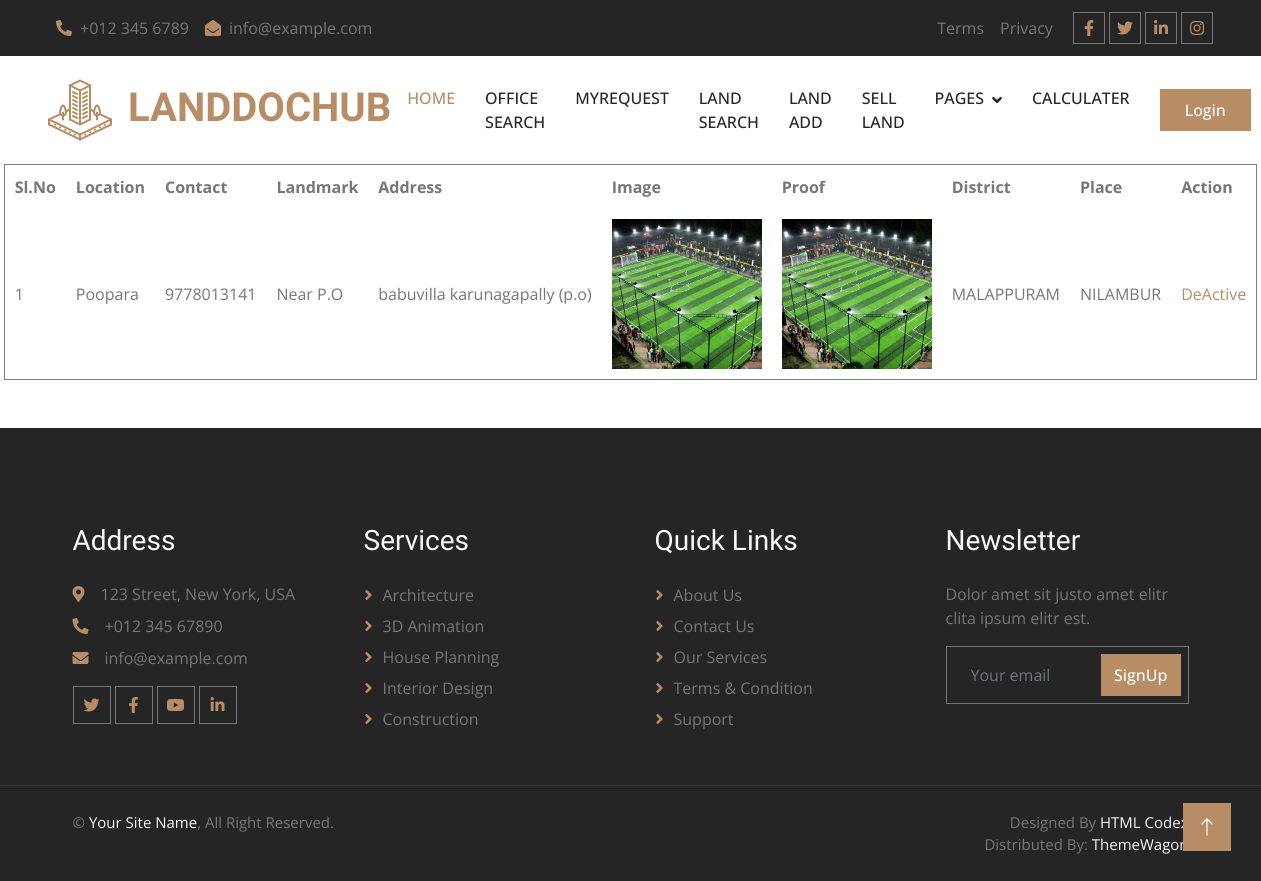
Screenshot of /User/LandListAccepted/ (signed in) with the database file from the repository.
### User/models.py (models this page shows)
class tbl_sellingland(models.Model):
   land_location=models.CharField(max_length=50)
   land_contact=models.IntegerField(null=True)
   land_landmark=models.EmailField(max_length=50)
   land_address=models.CharField(max_length=50)
   place=models.ForeignKey(tbl_place,on_delete=models.CASCADE)
   user = models.ForeignKey(tbl_user, on_delete=models.CASCADE)
   land_landimage=models.FileField(upload_to='Assests/LandImage/')
   land_proof=models.FileField(upload_to='Assests/LandProof/')
   land_status=models.IntegerField(default=0)

### Admin/models.py (models this page shows)
class tbl_place(models.Model):
    place_name=models.CharField(max_length=50)
    place_pincode=models.IntegerField(null=True)
    district=models.ForeignKey(tbl_district, on_delete=models.CASCADE,null=True)

class tbl_district(models.Model):
    district_name=models.CharField(max_length=50)

### User/views.py (the view)
# urls.py: path('LandListAccepted/',views.LandListAccepted,name="LandListAccepted"),
def LandListAccepted(request):
    from_user = tbl_user.objects.get(id=request.session["uid"])
    userdata = tbl_sellingland.objects.filter(land_status=1,user=from_user)
    return render(request,"User/LandListAccepted.html",{"userdata":userdata})

### User/Templates/User/LandListAccepted.html (shortened to what this page needs)
{% extends 'User/Header.html' %}
{% load static %}
{% block content %}
<!DOCTYPE html>
<html lang="en">
<head>
</head>
<body>
    <table border="1" align="center" cellpadding="10">
        <tr>
            <th>Sl.No</th>
            <th>Location</th>
            <th>Contact</th>
            <th>Landmark</th>
            <th>Address</th>
            <th>Image</th>
            <th>Proof</th>
            <th>District</th>
            <th>Place</th>
            <th>Action</th>
        </tr>
        {% for i in userdata %}
        <tr>
            <td>{{forloop.counter}}</td>
            <td>{{i.land_location}}</td>
            <td>{{i.land_contact}}</td>
            <td>{{i.land_landmark}}</td>
            <td>{{i.land_address}}</td>
            <td><img src="{{i.land_landimage.url}}" width="150" height="150" alt=""></td>
            <td><img src="{{i.land_proof.url}}" width="150" height="150" alt=""></td>
            <td>{{i.place.district.district_name}}</td>
            <td>{{i.place.place_name}}</td>
            <td>
                <a href="{% url 'User:rejectland' i.id %}">DeActive</a>
            </td>
        </tr>
        {% endfor %}
    </table>
</body>
</html>
{% endblock content %}

### Guest/static/Main/css/style.css (style rules this page uses)
:root { --primary: #B78D65; --light: #F8F8F8; --dark: #252525; }

### rows the page displays
tbl_sellingland: land_location "Poopara", land_contact "9778013141", land_landmark "Near P.O", land_address "babuvilla karunagapally (p.o)", land_landimage (picture), land_proof (picture), place.district.district_name "MALAPPURAM", place.place_name "NILAMBUR"
